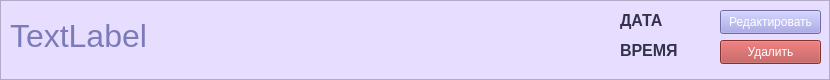
<?xml version="1.0" encoding="UTF-8"?>
<ui version="4.0">
 <class>oneevent</class>
 <widget class="QWidget" name="oneevent">
  <property name="geometry">
   <rect>
    <x>0</x>
    <y>0</y>
    <width>830</width>
    <height>80</height>
   </rect>
  </property>
  <property name="windowTitle">
   <string>oneevent</string>
  </property>
  <widget class="QFrame" name="frame">
   <property name="geometry">
    <rect>
     <x>0</x>
     <y>0</y>
     <width>830</width>
     <height>80</height>
    </rect>
   </property>
   <property name="styleSheet">
    <string notr="true">background-color: rgb(231, 222, 255);</string>
   </property>
   <property name="frameShape">
    <enum>QFrame::Shape::StyledPanel</enum>
   </property>
   <property name="frameShadow">
    <enum>QFrame::Shadow::Raised</enum>
   </property>
   <widget class="QLabel" name="eventContentLabel">
    <property name="geometry">
     <rect>
      <x>10</x>
      <y>10</y>
      <width>601</width>
      <height>51</height>
     </rect>
    </property>
    <property name="font">
     <font>
      <family>Yu Gothic UI</family>
      <pointsize>24</pointsize>
      <bold>false</bold>
     </font>
    </property>
    <property name="styleSheet">
     <string notr="true">color: rgb(123, 123, 184);</string>
    </property>
    <property name="text">
     <string>TextLabel</string>
    </property>
   </widget>
   <widget class="QPushButton" name="updateButton">
    <property name="geometry">
     <rect>
      <x>720</x>
      <y>10</y>
      <width>101</width>
      <height>24</height>
     </rect>
    </property>
    <property name="font">
     <font>
      <family>Yu Gothic UI</family>
     </font>
    </property>
    <property name="styleSheet">
     <string notr="true">


QPushButton {
background-color: rgb(151, 151, 227);

color: rgb(255, 255, 255);
}
QPushButton:hover {
	
	background-color: rgb(155, 155, 197);
}
QPushButton:pressed {
	
	
	background-color: rgb(117, 117, 176);
}</string>
    </property>
    <property name="text">
     <string>Редактировать</string>
    </property>
   </widget>
   <widget class="QPushButton" name="deleteButton">
    <property name="geometry">
     <rect>
      <x>720</x>
      <y>40</y>
      <width>101</width>
      <height>24</height>
     </rect>
    </property>
    <property name="font">
     <font>
      <family>Yu Gothic UI</family>
     </font>
    </property>
    <property name="styleSheet">
     <string notr="true">QPushButton {
background-color: rgb(184, 70, 70);
color: rgb(255, 255, 255);

}
QPushButton:hover {
	
	background-color: rgb(172, 92, 92);
}
QPushButton:pressed {
	background-color: rgb(143, 67, 60);
}</string>
    </property>
    <property name="text">
     <string>Удалить</string>
    </property>
   </widget>
   <widget class="QLabel" name="labelDate">
    <property name="geometry">
     <rect>
      <x>620</x>
      <y>10</y>
      <width>91</width>
      <height>20</height>
     </rect>
    </property>
    <property name="font">
     <font>
      <family>Yu Gothic UI</family>
      <pointsize>12</pointsize>
      <bold>true</bold>
     </font>
    </property>
    <property name="styleSheet">
     <string notr="true">color: rgb(50, 50, 74);
background-color: rgba(255, 255, 255, 0);
border: none;</string>
    </property>
    <property name="text">
     <string>ДАТА</string>
    </property>
   </widget>
   <widget class="QLabel" name="labelTime">
    <property name="geometry">
     <rect>
      <x>620</x>
      <y>40</y>
      <width>91</width>
      <height>20</height>
     </rect>
    </property>
    <property name="font">
     <font>
      <family>Yu Gothic UI</family>
      <pointsize>12</pointsize>
      <bold>true</bold>
     </font>
    </property>
    <property name="styleSheet">
     <string notr="true">color: rgb(50, 50, 74);
background-color: rgba(255, 255, 255, 0);
border: none;</string>
    </property>
    <property name="text">
     <string>ВРЕМЯ</string>
    </property>
   </widget>
  </widget>
 </widget>
 <layoutdefault spacing="6" margin="11"/>
 <resources/>
 <connections/>
</ui>
